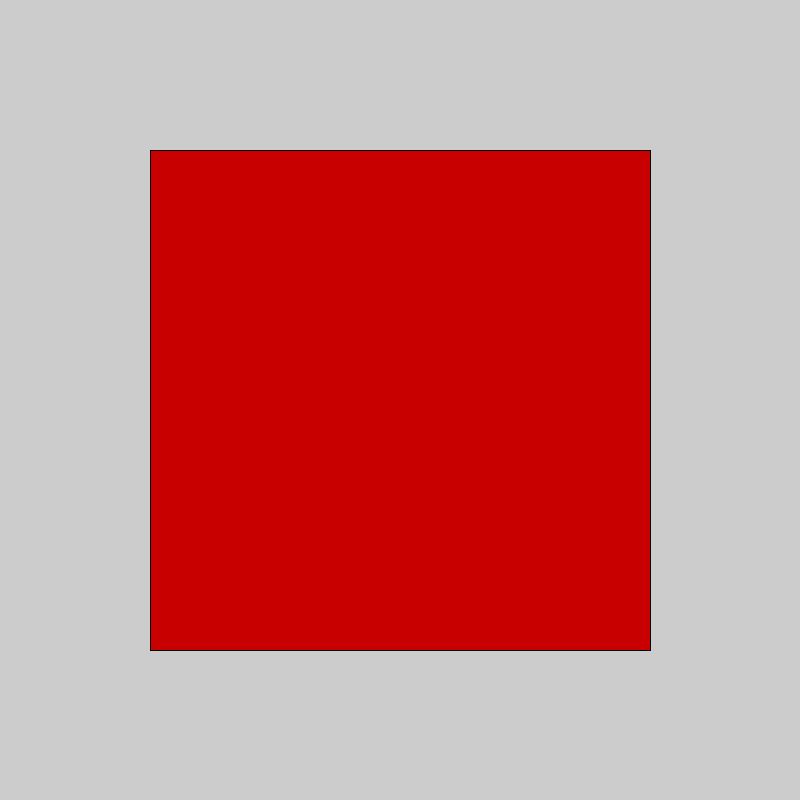
Frame 1 (no input)
Frame 60 (the mouse pressed at the canvas centre just before this capture): identical to frame 1, image omitted
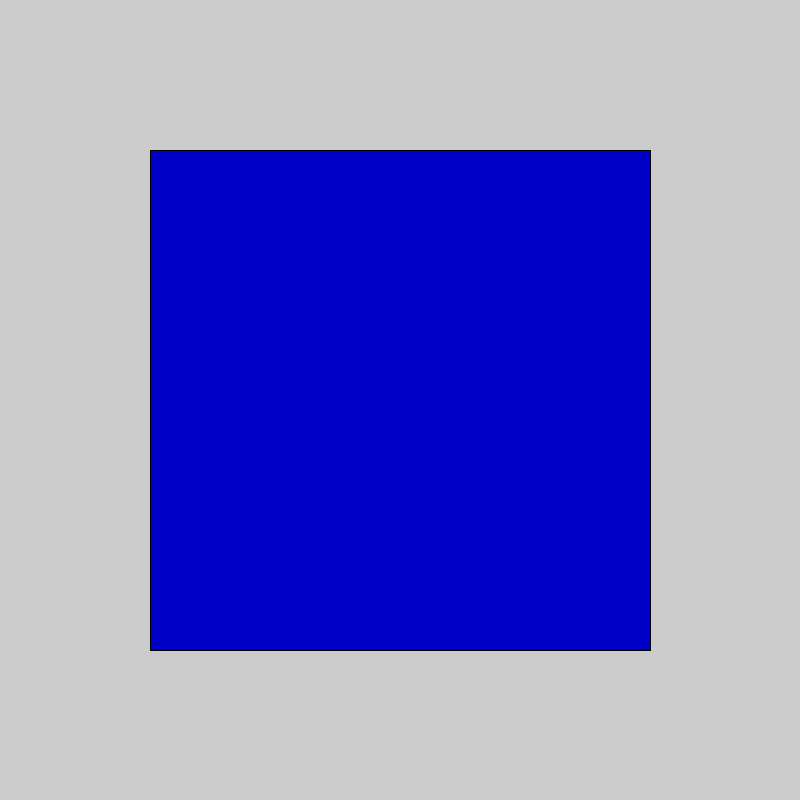
Frame 120 (the mouse held since frame 60 and released just before this capture)

The Processing sketch that drew these frames (run headless with seeded random() and noise(); from frame 60 on, the mouse is pressed at the canvas centre):

// Processing sketch: boton_cuadrado_de_cercania
// ── boton_cuadrado_de_cercania.pde
int x=150;
int y=150;
int w=500;
int h=500;
void setup()
{
  size(800,800);
}

void draw ()
{
background(204);
if((mouseX>x)&&(mouseX<x+w)&&(mouseY>y)&&(mouseY<y+h))
 {
  fill(0,0,200);
 }
 else
 {
  fill(200,0,0);
 }
 rect(x,y,w,h);
}
